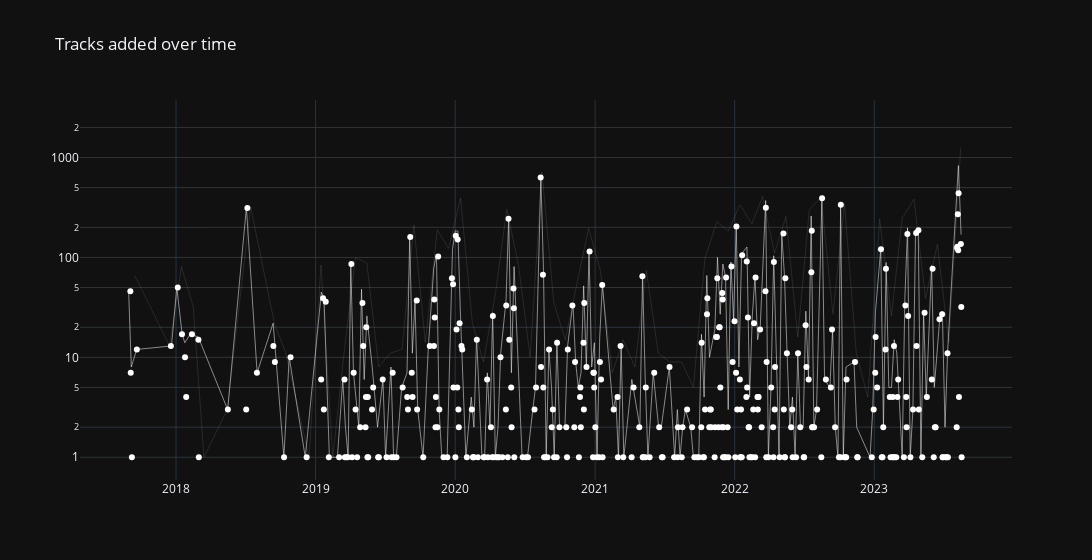

Write notebook code for a chart like this one.
### Code cell
# Show tracks added over time
f.make_timeline(df)

### Figure 1 — Plotly figure (JSON) as saved in the notebook; plotly's stock layout.template omitted (floating-point values rounded to 4 significant figures; data arrays with more than 128 entries replaced by an {"elided": "..."} marker saying what was removed)
{"data": [{"hovertemplate": "day=%{x}<br>tracks added=%{y}<extra></extra>", "legendgroup": "", "marker": {"color": "rgba(255,255,255,1.0)", "symbol": "circle"}, "mode": "markers", "name": "", "orientation": "v", "showlegend": false, "type": "scatter", "x": {"elided": "364 str values"}, "xaxis": "x", "y": {"elided": "364 int values"}, "yaxis": "y"}, {"hovertemplate": "week=%{x}<br>tracks added=%{y}<extra></extra>", "legendgroup": "", "line": {"color": "rgba(255,255,255,0.5)", "dash": "solid", "width": 1}, "marker": {"symbol": "circle"}, "mode": "lines", "name": "", "orientation": "v", "showlegend": false, "type": "scatter", "x": {"elided": "200 str values"}, "xaxis": "x", "y": {"elided": "200 int values"}, "yaxis": "y"}, {"hovertemplate": "month=%{x}<br>tracks added=%{y}<extra></extra>", "legendgroup": "", "line": {"color": "rgba(255,255,255,0.2)", "dash": "solid", "width": 0.5}, "marker": {"symbol": "circle"}, "mode": "lines", "name": "", "orientation": "v", "showlegend": false, "type": "scatter", "x": ["2017-09-15T00:00:00", "2017-12-15T00:00:00", "2018-01-15T00:00:00", "2018-02-15T00:00:00", "2018-03-15T00:00:00", "2018-05-15T00:00:00", "2018-07-15T00:00:00", "2018-09-15T00:00:00", "2018-10-15T00:00:00", "2018-12-15T00:00:00", "2019-01-15T00:00:00", "2019-02-15T00:00:00", "2019-03-15T00:00:00", "2019-04-15T00:00:00", "2019-05-15T00:00:00", "2019-06-15T00:00:00", "2019-07-15T00:00:00", "2019-08-15T00:00:00", "2019-09-15T00:00:00", "2019-10-15T00:00:00", "2019-11-15T00:00:00", "2019-12-15T00:00:00", "2020-01-15T00:00:00", "2020-02-15T00:00:00", "2020-03-15T00:00:00", "2020-04-15T00:00:00", "2020-05-15T00:00:00", "2020-06-15T00:00:00", "2020-07-15T00:00:00", "2020-08-15T00:00:00", "2020-09-15T00:00:00", "2020-10-15T00:00:00", "2020-11-15T00:00:00", "2020-12-15T00:00:00", "2021-01-15T00:00:00", "2021-02-15T00:00:00", "2021-03-15T00:00:00", "2021-04-15T00:00:00", "2021-05-15T00:00:00", "2021-06-15T00:00:00", "2021-07-15T00:00:00", "2021-08-15T00:00:00", "2021-09-15T00:00:00", "2021-10-15T00:00:00", "2021-11-15T00:00:00", "2021-12-15T00:00:00", "2022-01-15T00:00:00", "2022-02-15T00:00:00", "2022-03-15T00:00:00", "2022-04-15T00:00:00", "2022-05-15T00:00:00", "2022-06-15T00:00:00", "2022-07-15T00:00:00", "2022-08-15T00:00:00", "2022-09-15T00:00:00", "2022-10-15T00:00:00", "2022-11-15T00:00:00", "2022-12-15T00:00:00", "2023-01-15T00:00:00", "2023-02-15T00:00:00", "2023-03-15T00:00:00", "2023-04-15T00:00:00", "2023-05-15T00:00:00", "2023-06-15T00:00:00", "2023-07-15T00:00:00", "2023-08-15T00:00:00"], "xaxis": "x", "y": [66, 13, 81, 32, 1, 3, 323, 22, 11, 1, 84, 1, 10, 100, 88, 8, 11, 12, 211, 14, 189, 123, 394, 22, 9, 43, 304, 82, 10, 716, 35, 15, 56, 195, 73, 7, 15, 8, 74, 11, 9, 9, 5, 97, 228, 184, 336, 217, 408, 110, 257, 16, 298, 401, 27, 346, 11, 4, 242, 26, 248, 383, 39, 135, 14, 1255], "yaxis": "y"}, {"hovertemplate": "year=%{x}<br>tracks added=%{y}<extra></extra>", "legendgroup": "", "line": {"color": "rgba(255,255,255,0.0)", "dash": "solid", "width": 0}, "marker": {"symbol": "circle"}, "mode": "lines", "name": "", "orientation": "v", "showlegend": false, "type": "scatter", "x": ["2017-07-01T00:00:00", "2018-07-01T00:00:00", "2019-07-01T00:00:00", "2020-07-01T00:00:00", "2021-07-01T00:00:00", "2022-07-01T00:00:00", "2023-07-01T00:00:00"], "xaxis": "x", "y": [79, 474, 851, 1881, 720, 2431, 2342], "yaxis": "y"}], "layout": {"title": {"text": "Tracks added over time"}, "width": 1200, "yaxis": {"type": "log"}}}
